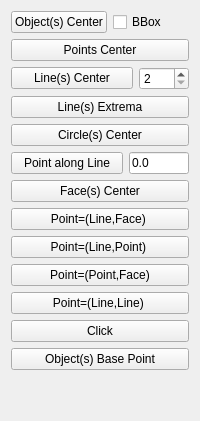
             <widget class="QWidget" name="Point_Tab">
              <attribute name="icon">
               <iconset>
                <normaloff>Icons/WF_point.svg</normaloff>Icons/WF_point.svg</iconset>
              </attribute>
              <attribute name="title">
               <string>Point</string>
              </attribute>
              <layout class="QGridLayout" name="gridLayout_3">
               <item row="0" column="0">
                <layout class="QHBoxLayout" name="horizontalLayout_10">
                 <item>
                  <widget class="QPushButton" name="button_object_center">
                   <property name="toolTip">
                    <string>Create a Point at center location of all selected Object(s).
    if BBox is not toggled
        This point is the MEAN location of all center of Mass (if exist) of all objects.
        All  center of Mass will be created too.
    if BBox is toggled
        This point is the center of the Global X,Y,Z bounding box of all objects.
        This bounding box alway exists (especially for draft objects).
        Be aware this point is not necessary the center of Mass of all Objects!</string>
                   </property>
                   <property name="text">
                    <string>Object(s) Center</string>
                   </property>
                   <property name="icon">
                    <iconset>
                     <normaloff>Icons/WF_centerObjectsPoint.svg</normaloff>Icons/WF_centerObjectsPoint.svg</iconset>
                   </property>
                   <property name="iconSize">
                    <size>
                     <width>32</width>
                     <height>32</height>
                    </size>
                   </property>
                  </widget>
                 </item>
                 <item>
                  <widget class="QCheckBox" name="checkBox_object_center">
                   <property name="text">
                    <string>BBox</string>
                   </property>
                  </widget>
                 </item>
                </layout>
               </item>
               <item row="1" column="0">
                <widget class="QPushButton" name="button_Npoints_center">
                 <property name="toolTip">
                  <string>Create a Point at mean location of all selected points.</string>
                 </property>
                 <property name="text">
                  <string>Points Center</string>
                 </property>
                 <property name="icon">
                  <iconset>
                   <normaloff>Icons/WF_NpointsPoint.svg</normaloff>Icons/WF_NpointsPoint.svg</iconset>
                 </property>
                 <property name="iconSize">
                  <size>
                   <width>32</width>
                   <height>32</height>
                  </size>
                 </property>
                </widget>
               </item>
               <item row="2" column="0">
                <layout class="QHBoxLayout" name="horizontalLayout_6">
                 <item>
                  <widget class="QPushButton" name="button_line_center">
                   <property name="toolTip">
                    <string>Create Point(s):
Cut each selected Lines(s) in 2 (n) parts and create a (n-1) Point(s) at ends of edge(s).
The number indicates how many  parts to consider.</string>
                   </property>
                   <property name="text">
                    <string>Line(s) Center</string>
                   </property>
                   <property name="icon">
                    <iconset>
                     <normaloff>Icons/WF_centerLinePoint.svg</normaloff>Icons/WF_centerLinePoint.svg</iconset>
                   </property>
                   <property name="iconSize">
                    <size>
                     <width>32</width>
                     <height>32</height>
                    </size>
                   </property>
                  </widget>
                 </item>
                 <item>
                  <widget class="QSpinBox" name="spin_line_center">
                   <property name="minimumSize">
                    <size>
                     <width>40</width>
                     <height>0</height>
                    </size>
                   </property>
                   <property name="maximumSize">
                    <size>
                     <width>50</width>
                     <height>16777215</height>
                    </size>
                   </property>
                   <property name="toolTip">
                    <string>The number indicates in how many  parts each selected Lines(s) will be cut.</string>
                   </property>
                   <property name="minimum">
                    <number>2</number>
                   </property>
                   <property name="maximum">
                    <number>10</number>
                   </property>
                   <property name="singleStep">
                    <number>1</number>
                   </property>
                  </widget>
                 </item>
                </layout>
               </item>
               <item row="3" column="0">
                <widget class="QPushButton" name="button_line_extrema">
                 <property name="toolTip">
                  <string>Create Points at start and end location of each selected Line(s).</string>
                 </property>
                 <property name="text">
                  <string>Line(s) Extrema</string>
                 </property>
                 <property name="icon">
                  <iconset>
                   <normaloff>Icons/WF_extremaLinePoint.svg</normaloff>Icons/WF_extremaLinePoint.svg</iconset>
                 </property>
                 <property name="iconSize">
                  <size>
                   <width>32</width>
                   <height>32</height>
                  </size>
                 </property>
                </widget>
               </item>
               <item row="4" column="0">
                <widget class="QPushButton" name="button_circle_center">
                 <property name="toolTip">
                  <string>Create a Point at center location of each selected Circle(s) or Arc(s).</string>
                 </property>
                 <property name="text">
                  <string>Circle(s) Center</string>
                 </property>
                 <property name="icon">
                  <iconset>
                   <normaloff>Icons/WF_centerCirclePoint.svg</normaloff>Icons/WF_centerCirclePoint.svg</iconset>
                 </property>
                 <property name="iconSize">
                  <size>
                   <width>32</width>
                   <height>32</height>
                  </size>
                 </property>
                </widget>
               </item>
               <item row="5" column="0">
                <layout class="QHBoxLayout" name="horizontalLayout">
                 <property name="sizeConstraint">
                  <enum>QLayout::SetFixedSize</enum>
                 </property>
                 <item>
                  <widget class="QPushButton" name="button_point_on_line">
                   <property name="sizePolicy">
                    <sizepolicy hsizetype="MinimumExpanding" vsizetype="Fixed">
                     <horstretch>0</horstretch>
                     <verstretch>0</verstretch>
                    </sizepolicy>
                   </property>
                   <property name="toolTip">
                    <string>Create a Point at a certain distance along the line 
respecting to the choosen reference starting point.</string>
                   </property>
                   <property name="text">
                    <string>Point along Line</string>
                   </property>
                   <property name="icon">
                    <iconset>
                     <normaloff>Icons/WF_alongLinePoint.svg</normaloff>Icons/WF_alongLinePoint.svg</iconset>
                   </property>
                   <property name="iconSize">
                    <size>
                     <width>32</width>
                     <height>32</height>
                    </size>
                   </property>
                  </widget>
                 </item>
                 <item>
                  <widget class="QLineEdit" name="distance_point_on_line">
                   <property name="sizePolicy">
                    <sizepolicy hsizetype="MinimumExpanding" vsizetype="Fixed">
                     <horstretch>0</horstretch>
                     <verstretch>0</verstretch>
                    </sizepolicy>
                   </property>
                   <property name="minimumSize">
                    <size>
                     <width>50</width>
                     <height>0</height>
                    </size>
                   </property>
                   <property name="maximumSize">
                    <size>
                     <width>60</width>
                     <height>16777215</height>
                    </size>
                   </property>
                   <property name="toolTip">
                    <string>Distance from the extremity</string>
                   </property>
                   <property name="text">
                    <string>0.0</string>
                   </property>
                  </widget>
                 </item>
                </layout>
               </item>
               <item row="6" column="0">
                <widget class="QPushButton" name="button_face_center">
                 <property name="toolTip">
                  <string>Create a Point at center location of each selected Face(s).</string>
                 </property>
                 <property name="text">
                  <string>Face(s) Center</string>
                 </property>
                 <property name="icon">
                  <iconset>
                   <normaloff>Icons/WF_centerFacePoint.svg</normaloff>Icons/WF_centerFacePoint.svg</iconset>
                 </property>
                 <property name="iconSize">
                  <size>
                   <width>32</width>
                   <height>32</height>
                  </size>
                 </property>
                </widget>
               </item>
               <item row="7" column="0">
                <widget class="QPushButton" name="button_line_face_point">
                 <property name="toolTip">
                  <string>Create a point at the intersection of the Line and Plane selected.</string>
                 </property>
                 <property name="text">
                  <string>Point=(Line,Face) </string>
                 </property>
                 <property name="icon">
                  <iconset>
                   <normaloff>Icons/WF_lineFacePoint.svg</normaloff>Icons/WF_lineFacePoint.svg</iconset>
                 </property>
                 <property name="iconSize">
                  <size>
                   <width>32</width>
                   <height>32</height>
                  </size>
                 </property>
                </widget>
               </item>
               <item row="8" column="0">
                <widget class="QPushButton" name="button_point_line_point">
                 <property name="toolTip">
                  <string>Create a projection Point of a Point onto a Line and symetric point.</string>
                 </property>
                 <property name="text">
                  <string>Point=(Line,Point) </string>
                 </property>
                 <property name="icon">
                  <iconset>
                   <normaloff>Icons/WF_pointLinePoint.svg</normaloff>Icons/WF_pointLinePoint.svg</iconset>
                 </property>
                 <property name="iconSize">
                  <size>
                   <width>32</width>
                   <height>32</height>
                  </size>
                 </property>
                </widget>
               </item>
               <item row="9" column="0">
                <widget class="QPushButton" name="button_point_face_point">
                 <property name="toolTip">
                  <string>Create a projection Point of a Point onto a Face.</string>
                 </property>
                 <property name="text">
                  <string>Point=(Point,Face)</string>
                 </property>
                 <property name="icon">
                  <iconset>
                   <normaloff>Icons/WF_pointFacePoint.svg</normaloff>Icons/WF_pointFacePoint.svg</iconset>
                 </property>
                 <property name="iconSize">
                  <size>
                   <width>32</width>
                   <height>32</height>
                  </size>
                 </property>
                </widget>
               </item>
               <item row="10" column="0">
                <widget class="QPushButton" name="button_twolines_point">
                 <property name="toolTip">
                  <string>Plot one or two Point(s) at minimum distance of two Lines
Create a Point at intersection of 2 crossing Lines.</string>
                 </property>
                 <property name="text">
                  <string>Point=(Line,Line) </string>
                 </property>
                 <property name="icon">
                  <iconset>
                   <normaloff>Icons/WF_lineLinePoint.svg</normaloff>Icons/WF_lineLinePoint.svg</iconset>
                 </property>
                 <property name="iconSize">
                  <size>
                   <width>32</width>
                   <height>32</height>
                  </size>
                 </property>
                </widget>
               </item>
               <item row="11" column="0">
                <widget class="QPushButton" name="button_click_for_point">
                 <property name="toolTip">
                  <string>Create a Point on a Plane perpendicular to the view at location of one mouse click.
Click first on the Button then click once on the View (with no object in background).
Click first on the Button then click once on the View (with an object in background) will attach the point to the surface of the object.
</string>
                 </property>
                 <property name="text">
                  <string>Click</string>
                 </property>
                 <property name="icon">
                  <iconset>
                   <normaloff>../Icons/WF_clickPoint.svg</normaloff>../Icons/WF_clickPoint.svg</iconset>
                 </property>
                 <property name="iconSize">
                  <size>
                   <width>32</width>
                   <height>32</height>
                  </size>
                 </property>
                 <property name="checkable">
                  <bool>false</bool>
                 </property>
                </widget>
               </item>
               <item row="12" column="0">
                <widget class="QPushButton" name="button_object_base_point">
                 <property name="toolTip">
                  <string>Create Base Point of all selected Object(s).</string>
                 </property>
                 <property name="text">
                  <string>Object(s) Base Point</string>
                 </property>
                 <property name="icon">
                  <iconset>
                   <normaloff>Icons/WF_objectBasePoint.svg</normaloff>Icons/WF_objectBasePoint.svg</iconset>
                 </property>
                 <property name="iconSize">
                  <size>
                   <width>32</width>
                   <height>32</height>
                  </size>
                 </property>
                </widget>
               </item>
               <item row="13" column="0">
                <spacer name="verticalSpacer_2">
                 <property name="orientation">
                  <enum>Qt::Vertical</enum>
                 </property>
                 <property name="sizeHint" stdset="0">
                  <size>
                   <width>20</width>
                   <height>40</height>
                  </size>
                 </property>
                </spacer>
               </item>
              </layout>
              <zorder>button_object_center</zorder>
              <zorder>button_line_extrema</zorder>
              <zorder>button_circle_center</zorder>
              <zorder>button_face_center</zorder>
              <zorder>button_line_face_point</zorder>
              <zorder>button_point_line_point</zorder>
              <zorder>button_point_face_point</zorder>
              <zorder>button_twolines_point</zorder>
              <zorder>button_click_for_point</zorder>
              <zorder>button_object_base_point</zorder>
              <zorder>button_Npoints_center</zorder>
              <zorder>verticalSpacer_2</zorder>
              <zorder>checkBox_object_center</zorder>
             </widget>
